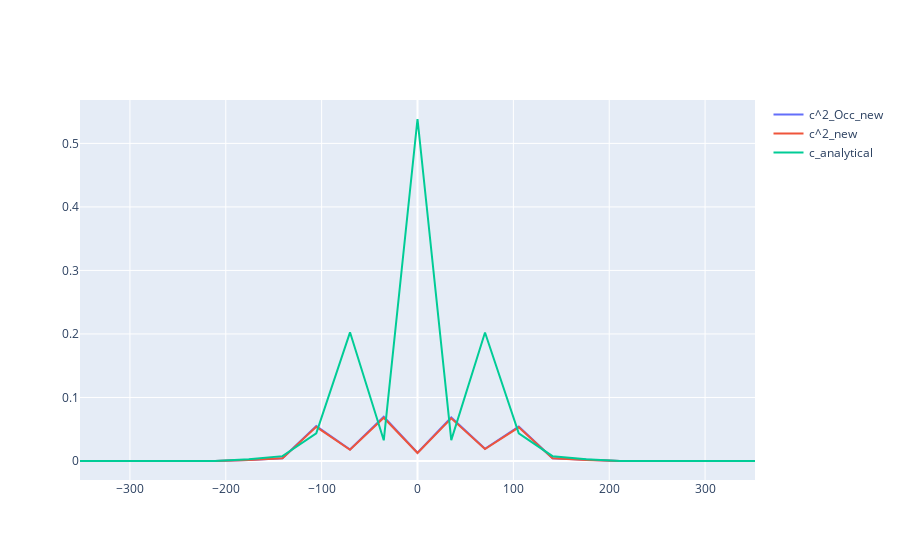

Notebook code for this chart:
### Markdown cell above
## TIPTOE short

### Code cell
col_final=["Time", "CPU", "<Ovr(Phi.Eta.Rn.Rn)>", "<H0>",
    "<Occ{H0:0}>", "<Occ{H0:1}>", "<Occ{H0:2}>", "<Occ{H0:3}>", "<Occ{H0:4}>", "<Occ{H0:5}>",
    "Re{<H0:0|psi>}", "Re{<H0:1|psi>}", "Re{<H0:2|psi>}", "Re{<H0:3|psi>}", "Re{<H0:4|psi>}", "Re{<H0:5|psi>}",
    "Imag{<H0:0|psi>}", "Imag{<H0:1|psi>}", "Imag{<H0:2|psi>}", "Imag{<H0:3|psi>}", "Imag{<H0:4|psi>}", "Imag{<H0:5|psi>}"
]
df_final=pd.read_csv("/home/user/BachelorThesis/trecxcoefftests/tiptoe_short/0367/expec", sep='\s+', header=8)
#shift every column name by one and remove the first column
df_final.columns = df_final.columns[1:].tolist() + [""]
#remove last column
df_final = df_final.iloc[:, :-1]
df_final.columns = col_final



df_normal = pd.read_csv("/home/user/BachelorThesis/trecxcoefftests/tiptoe_short/normal_trecx/expec", sep='\s+', header=8)
df_normal.columns = df_normal.columns[1:].tolist() + [""]
#remove last column
df_normal = df_normal.iloc[:, :-1]






fig = go.Figure()
fig.add_trace(go.Scatter(x=np.array(df_final["Time"]), y=np.array(df_final["<Occ{H0:1}>"]), mode='lines', name='c^2_Occ_new'))
fig.add_trace(go.Scatter(x=np.array(df_final["Time"]), y=np.array(df_final["Re{<H0:1|psi>}"]**2+df_final["Imag{<H0:1|psi>}"]**2), mode='lines', name='c^2_new'))


#fig.add_trace(go.Scatter(x=np.array(df_final["Time"]), y=np.array(df_final["Re{<H0:1|psi>}"]), mode='lines', name='c_Re_new'))
#fig.add_trace(go.Scatter(x=np.array(df_final["Time"]), y=np.array(df_final["<Occ{H0:2}>"]), mode='lines', name='c^2_Occ_new'))
#fig.add_trace(go.Scatter(x=np.array(df_final["Time"]), y=np.array(df_normal["<Occ{H0:1}>"]), mode='lines', name='c^2_old'))
#fig.add_trace(go.Scatter(x=np.array(df_final["Time"]), y=np.array(df_final["Re{<H0:1|psi>}"]**2+df_final["Imag{<H0:1|psi>}"]**2)-np.array(df_final["<Occ{H0:1}>"]), mode='lines', name='diff'))
#fig.add_trace(go.Scatter(x=np.array(df_final["Time"]), y=np.array(df_final["Imag{<H0:1|psi>}"]), mode='lines', name='c_Imag_new'))
# warum ist Re(H0:0|psi) gleich c^2_old? ich dachte in occ wird c^2 berechnet aberscheinabr nur Re(c)
fig.show()

### Figure 1 — Plotly figure (JSON) as saved in the notebook; plotly's stock layout.template omitted (floating-point values rounded to 4 significant figures)
{"data": [{"mode": "lines", "name": "c^2_Occ_new", "type": "scatter", "x": [-352.1, -316.9, -281.7, -246.5, -211.2, -176.0, -140.8, -105.6, -70.41, -35.2, 0.01291, 35.22, 70.43, 105.6, 140.9, 176.1, 211.3, 246.5, 281.7, 316.9, 352.1], "y": [1.896e-23, 1.047e-14, 2.55e-09, 8.035e-07, 5.107e-05, 0.001505, 0.004239, 0.05498, 0.01807, 0.06959, 0.01297, 0.06862, 0.01932, 0.05429, 0.004275, 0.001789, 8.105e-05, 2.595e-05, 2.065e-05, 2.108e-05, 2.108e-05]}, {"mode": "lines", "name": "c^2_new", "type": "scatter", "x": [-352.1, -316.9, -281.7, -246.5, -211.2, -176.0, -140.8, -105.6, -70.41, -35.2, 0.01291, 35.22, 70.43, 105.6, 140.9, 176.1, 211.3, 246.5, 281.7, 316.9, 352.1], "y": [1.854e-23, 1.023e-14, 2.493e-09, 7.856e-07, 4.993e-05, 0.001471, 0.004144, 0.05375, 0.01767, 0.06804, 0.01268, 0.06709, 0.01889, 0.05307, 0.00418, 0.001749, 7.923e-05, 2.537e-05, 2.019e-05, 2.061e-05, 2.061e-05]}, {"mode": "lines", "name": "c_analytical", "type": "scatter", "x": [-352.1, -316.9, -281.7, -246.5, -211.2, -176.0, -140.8, -105.6, -70.41, -35.2, 0.01291, 35.22, 70.43, 105.6, 140.9, 176.1, 211.3, 246.5, 281.7, 316.9, 352.1], "y": [2.492e-54, 4.803e-13, 6.693e-09, 5.069e-06, 4.865e-06, 0.002919, 0.007659, 0.04343, 0.2026, 0.03259, 0.5384, 0.03285, 0.2022, 0.04352, 0.007621, 0.002917, 4.825e-06, 5.049e-06, 6.687e-09, 4.745e-13, 5.299e-19]}], "layout": {}}
